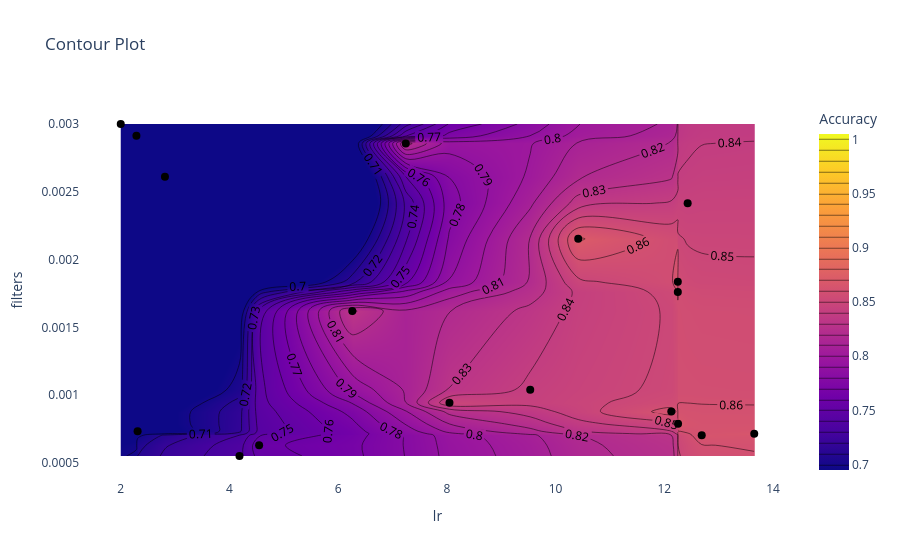

The code cell stored with this chart in its notebook:
### Code cell
bayes = analysis.results_df
plot_contour(bayes, "config/filters", "config/lr", "accuracy", start=0.7)

### Figure 1 — Plotly figure (JSON) as saved in the notebook; plotly's stock layout.template omitted (floating-point values rounded to 4 significant figures)
{"data": [{"colorbar": {"title": {"text": "Accuracy"}}, "colorscale": [[0, "#0d0887"], [0.1111, "#46039f"], [0.2222, "#7201a8"], [0.3333, "#9c179e"], [0.4444, "#bd3786"], [0.5556, "#d8576b"], [0.6667, "#ed7953"], [0.7778, "#fb9f3a"], [0.8889, "#fdca26"], [1, "#f0f921"]], "contours": {"coloring": "heatmap", "end": 1, "showlabels": true, "size": 0.01, "start": 0.7}, "type": "contour", "x": [7.244, 12.25, 4.184, 2.813, 10.42, 2.288, 13.65, 4.546, 6.259, 8.047, 2.31, 12.13, 12.69, 12.43, 12.25, 12.25, 2.0, 9.533], "y": [0.002857, 0.001836, 0.0005524, 0.002612, 0.002153, 0.002913, 0.0007158, 0.0006319, 0.001622, 0.0009446, 0.0007346, 0.0008798, 0.0007052, 0.002416, 0.00079, 0.001762, 0.003, 0.00104], "z": [0.8244, 0.8713, 0.7372, 0.09996, 0.8711, 0.7226, 0.8661, 0.757, 0.8318, 0.8489, 0.6438, 0.8639, 0.8647, 0.8448, 0.8684, 0.8613, 0.09976, 0.8422]}, {"customdata": [0.8244, 0.8713, 0.7372, 0.09996, 0.8711, 0.7226, 0.8661, 0.757, 0.8318, 0.8489, 0.6438, 0.8639, 0.8647, 0.8448, 0.8684, 0.8613, 0.09976, 0.8422], "hovertemplate": "lr: %{x}<br>filters: %{y}<br>Accuracy: %{customdata:.4f}<extra></extra>", "marker": {"color": "black", "size": 8, "symbol": "circle"}, "mode": "markers", "name": "Data Points", "type": "scatter", "x": [7.244, 12.25, 4.184, 2.813, 10.42, 2.288, 13.65, 4.546, 6.259, 8.047, 2.31, 12.13, 12.69, 12.43, 12.25, 12.25, 2.0, 9.533], "y": [0.002857, 0.001836, 0.0005524, 0.002612, 0.002153, 0.002913, 0.0007158, 0.0006319, 0.001622, 0.0009446, 0.0007346, 0.0008798, 0.0007052, 0.002416, 0.00079, 0.001762, 0.003, 0.00104]}], "layout": {"paper_bgcolor": "white", "plot_bgcolor": "white", "title": {"text": "Contour Plot"}, "xaxis": {"showgrid": false, "title": {"text": "lr"}}, "yaxis": {"showgrid": false, "title": {"text": "filters"}}}}
